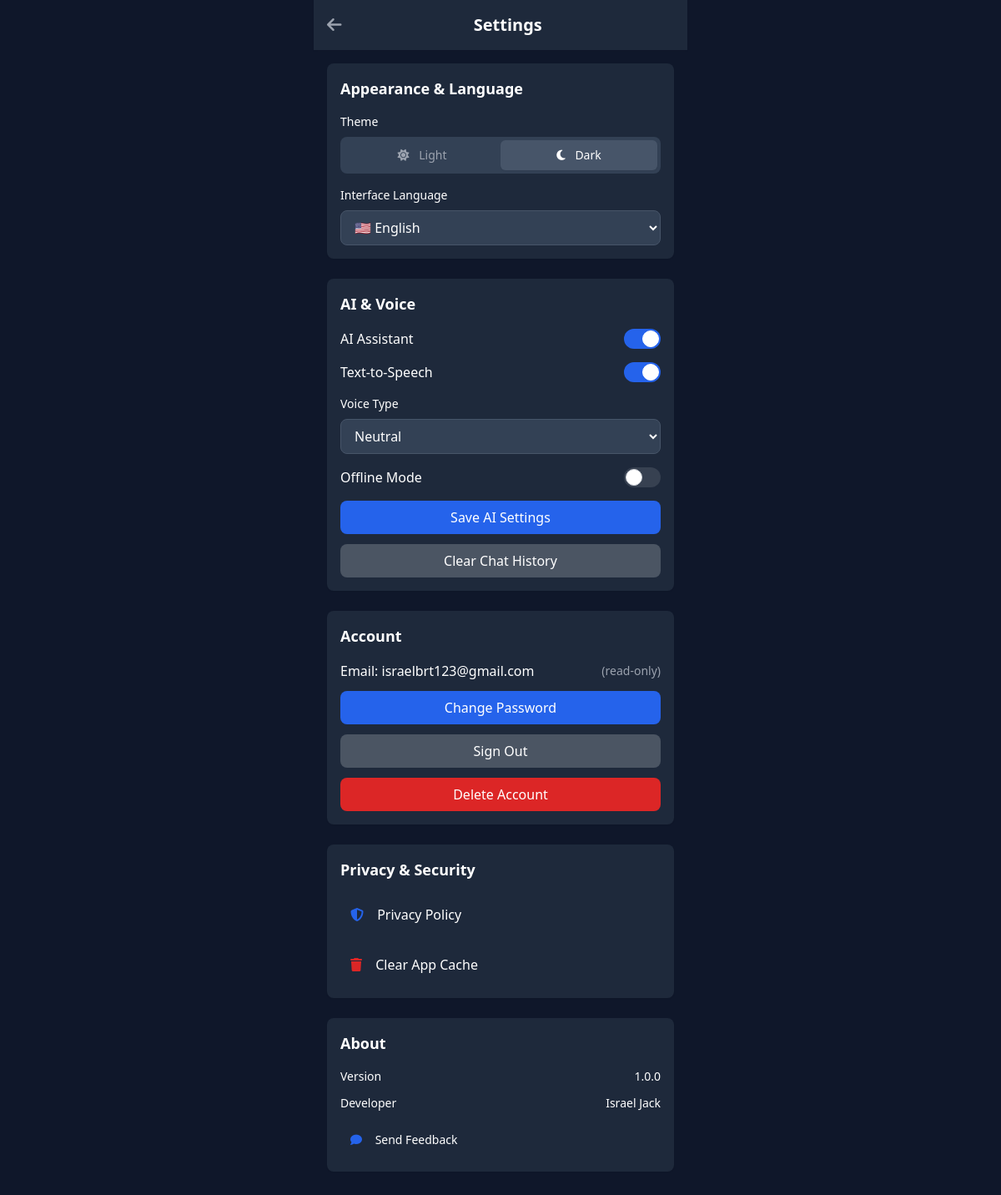
The page /users/settings/ (signed in) on the database its author committed.
### users/models.py (models this page shows, shortened)
class CustomUser(AbstractUser):
    photo = models.ImageField(upload_to="profiles/", null=True, blank=True)
    nationality = models.CharField(max_length=100, blank=True)
    city = models.CharField(max_length=100, blank=True)
    mother_tongue = models.CharField(max_length=50, default='en')
    learning_language = models.CharField(max_length=50, blank=True)
    religion = models.CharField(max_length=50, blank=True)
    caution_level = models.CharField(max_length=10, choices=[
        ('low', 'Low'), ('medium', 'Medium'), ('high', 'High')
    ], default='medium')
    theme = models.CharField(max_length=10, choices=[
        ('light', 'Light'), ('dark', 'Dark')
    ], default='dark')
    language_ui = models.CharField(max_length=10, default='en')
    is_synced = models.BooleanField(default=False)

class UserSettings(models.Model):
    user = models.OneToOneField(CustomUser, on_delete=models.CASCADE)
    ai_enabled = models.BooleanField(default=True)
    tts_enabled = models.BooleanField(default=True)
    voice_choice = models.CharField(max_length=20, choices=[
        ('male', 'Male'), ('female', 'Female'), ('neutral', 'Neutral')
    ], default='neutral')
    offline_mode = models.BooleanField(default=False)
    notifications_enabled = models.BooleanField(default=True)
    cache_cleared_at = models.DateTimeField(null=True, blank=True)

### users/views.py (the view)
# urls.py: path('settings/', views.settings_view, name='settings'),
@login_required
def settings_view(request):
    settings, created = UserSettings.objects.get_or_create(user=request.user)
    if request.method == 'POST':
        form = SettingsForm(request.POST, instance=settings)
        if form.is_valid():
            form.save()
            if 'theme' in request.POST:
                request.user.theme = request.POST['theme']
                request.user.save()
            if 'language_ui' in request.POST:
                request.user.language_ui = request.POST['language_ui']
                request.user.save()
            messages.success(request, 'Settings updated successfully!')
            return redirect('settings')
    else:
        form = SettingsForm(instance=settings)
    context = {
        'form': form,
        'settings': settings,
    }
    return render(request, 'users/settings.html', context)

### users/forms.py
class SettingsForm(forms.ModelForm):
    class Meta:
        model = UserSettings
        fields = ['ai_enabled', 'tts_enabled', 'voice_choice', 'offline_mode', 'notifications_enabled']
        widgets = {
            'ai_enabled': forms.CheckboxInput(attrs={'class': 'form-checkbox'}),
            'tts_enabled': forms.CheckboxInput(attrs={'class': 'form-checkbox'}),
            'voice_choice': forms.Select(attrs={'class': 'form-select'}),
            'offline_mode': forms.CheckboxInput(attrs={'class': 'form-checkbox'}),
            'notifications_enabled': forms.CheckboxInput(attrs={'class': 'form-checkbox'}),
        }

### templates/users/settings.html (shortened to what this page needs)
{% extends 'base.html' %}
{% block content %}
<div class="max-w-md mx-auto">
    <header class="bg-white dark:bg-slate-800 p-4 shadow-sm theme-transition flex justify-between items-center">
        <a href="{% url 'profile' %}" class="text-gray-600 hover:text-gray-800 dark:text-gray-400 dark:hover:text-gray-200">
            <i class="fas fa-arrow-left text-xl"></i>
        </a>
        <h1 class="text-xl font-bold">Settings</h1>
    </header>
    <div class="p-4 space-y-6">
        <div class="bg-white dark:bg-slate-800 rounded-lg p-4 shadow-sm">
            <h3 class="font-semibold text-lg mb-4">Appearance & Language</h3>
            <div class="space-y-4">
                <div>
                    <label class="block text-sm font-medium mb-2">Theme</label>
                    <div class="flex bg-gray-200 dark:bg-slate-700 rounded-lg p-1">
                        <button onclick="toggleTheme('light')"
                                class="flex-1 px-3 py-2 rounded-md text-sm font-medium transition-colors {% if user.theme == 'light' %}bg-white text-gray-900 shadow-sm{% else %}text-gray-600 dark:text-gray-400{% endif %}">
                            <i class="fas fa-sun mr-2"></i> Light
                        </button>
                        <button onclick="toggleTheme('dark')"
                                class="flex-1 px-3 py-2 rounded-md text-sm font-medium transition-colors {% if user.theme == 'dark' %}bg-slate-600 text-white shadow-sm{% else %}text-gray-600 dark:text-gray-400{% endif %}">
                            <i class="fas fa-moon mr-2"></i> Dark
                        </button>
                    </div>
                </div>
                <div>
                    <label class="block text-sm font-medium mb-2">Interface Language</label>
                    <select onchange="changeLanguage(this.value)" class="w-full px-3 py-2 border border-gray-300 dark:border-slate-600 rounded-lg dark:bg-slate-700">
                        <option value="en" {% if user.language_ui == 'en' %}selected{% endif %}>🇺🇸 English</option>
                    </select>
                </div>
            </div>
        </div>
        <div class="bg-white dark:bg-slate-800 rounded-lg p-4 shadow-sm">
            <h3 class="font-semibold text-lg mb-4">AI & Voice</h3>
            <form method="post" class="space-y-4">
                <div class="flex items-center justify-between">
                    <label class="font-medium">AI Assistant</label>
                    <label class="relative inline-flex items-center cursor-pointer">
                        <div class="w-11 h-6 bg-gray-200 peer-focus:outline-none peer-focus:ring-4 peer-focus:ring-blue-300 dark:peer-focus:ring-blue-800 rounded-full peer dark:bg-gray-700 peer-checked:after:translate-x-full peer-checked:after:border-white after:content-[''] after:absolute after:top-[2px] after:left-[2px] after:bg-white after:border-gray-300 after:border after:rounded-full after:h-5 after:w-5 after:transition-all dark:border-gray-600 peer-checked:bg-blue-600"></div>
                    </label>
                </div>
                <div class="flex items-center justify-between">
                    <label class="font-medium">Text-to-Speech</label>
                    <label class="relative inline-flex items-center cursor-pointer">
                        <div class="w-11 h-6 bg-gray-200 peer-focus:outline-none peer-focus:ring-4 peer-focus:ring-blue-300 dark:peer-focus:ring-blue-800 rounded-full peer dark:bg-gray-700 peer-checked:after:translate-x-full peer-checked:after:border-white after:content-[''] after:absolute after:top-[2px] after:left-[2px] after:bg-white after:border-gray-300 after:border after:rounded-full after:h-5 after:w-5 after:transition-all dark:border-gray-600 peer-checked:bg-blue-600"></div>
                    </label>
                </div>
                <div>
                    <label class="block text-sm font-medium mb-2">Voice Type</label>
                    <select name="voice_choice" class="w-full px-3 py-2 border border-gray-300 dark:border-slate-600 rounded-lg dark:bg-slate-700">
                        <option value="neutral" {% if settings.voice_choice == 'neutral' %}selected{% endif %}>Neutral</option>
                    </select>
                </div>
                <div class="flex items-center justify-between">
                    <label class="font-medium">Offline Mode</label>
                    <label class="relative inline-flex items-center cursor-pointer">
                        <div class="w-11 h-6 bg-gray-200 peer-focus:outline-none peer-focus:ring-4 peer-focus:ring-blue-300 dark:peer-focus:ring-blue-800 rounded-full peer dark:bg-gray-700 peer-checked:after:translate-x-full peer-checked:after:border-white after:content-[''] after:absolute after:top-[2px] after:left-[2px] after:bg-white after:border-gray-300 after:border after:rounded-full after:h-5 after:w-5 after:transition-all dark:border-gray-600 peer-checked:bg-blue-600"></div>
                    </label>
                </div>
                <button type="submit" class="w-full bg-primary-600 text-white py-2 rounded-lg font-medium hover:bg-primary-700">
                    Save AI Settings
                </button>
            </form>
            <button onclick="clearConversations()" class="w-full mt-3 bg-gray-600 text-white py-2 rounded-lg font-medium hover:bg-gray-700">
                Clear Chat History
            </button>
        </div>
        <div class="bg-white dark:bg-slate-800 rounded-lg p-4 shadow-sm">
            <h3 class="font-semibold text-lg mb-4">Account</h3>
            <div class="space-y-3">
                <div class="flex items-center justify-between">
                    <span>Email: {{ user.email }}</span>
                    <span class="text-sm text-gray-600 dark:text-gray-400">(read-only)</span>
                </div>
                <button onclick="changePassword()" class="w-full bg-blue-600 text-white py-2 rounded-lg font-medium hover:bg-blue-700">
                    Change Password
                </button>
                <a href="{% url 'logout' %}" class="block w-full bg-gray-600 text-white py-2 rounded-lg font-medium hover:bg-gray-700 text-center">
                    Sign Out
                </a>
                <button onclick="confirmDeleteAccount()" class="w-full bg-red-600 text-white py-2 rounded-lg font-medium hover:bg-red-700">
                    Delete Account
                </button>
            </div>
        </div>
        <div class="bg-white dark:bg-slate-800 rounded-lg p-4 shadow-sm">
            <h3 class="font-semibold text-lg mb-4">Privacy & Security</h3>
            <div class="space-y-3">
                <button onclick="viewPrivacyPolicy()" class="w-full text-left p-3 hover:bg-gray-50 dark:hover:bg-slate-700 rounded-lg">
                    <i class="fas fa-shield-alt mr-3 text-primary-600"></i>
                    Privacy Policy
                </button>
                <button onclick="clearCache()" class="w-full text-left p-3 hover:bg-gray-50 dark:hover:bg-slate-700 rounded-lg">
                    <i class="fas fa-trash mr-3 text-red-600"></i>
                    Clear App Cache
                </button>
            </div>
        </div>
        <div class="bg-white dark:bg-slate-800 rounded-lg p-4 shadow-sm">
            <h3 class="font-semibold text-lg mb-4">About</h3>
            <div class="space-y-3 text-sm">
                <div class="flex justify-between">
                    <span>Version</span>
                    <span>1.0.0</span>
                </div>
                <div class="flex justify-between">
                    <span>Developer</span>
                    <span>Israel Jack</span>
                </div>
                <button onclick="sendFeedback()" class="w-full text-left p-3 hover:bg-gray-50 dark:hover:bg-slate-700 rounded-lg">
                    <i class="fas fa-comment mr-3 text-primary-600"></i>
                    Send Feedback
                </button>
            </div>
        </div>
    </div>
</div>
{% endblock %}

### templates/base.html (style rules this page uses)
.theme-transition { transition: background-color 0.3s ease, color 0.3s ease; }

### templates/users/settings.html (style rules this page uses)
input, select { width: 100%; padding: 0.5rem 0.75rem; border: 1px solid #d1d5db; border-radius: 0.5rem; background-color: transparent; }
.dark input, .dark select { border-color: #4b5563; background-color: #374151; }

### rows shown on the page
CustomUser: language_ui "🇺🇸 English", email "israelbrt123@gmail.com"
UserSettings: voice_choice "Neutral"
